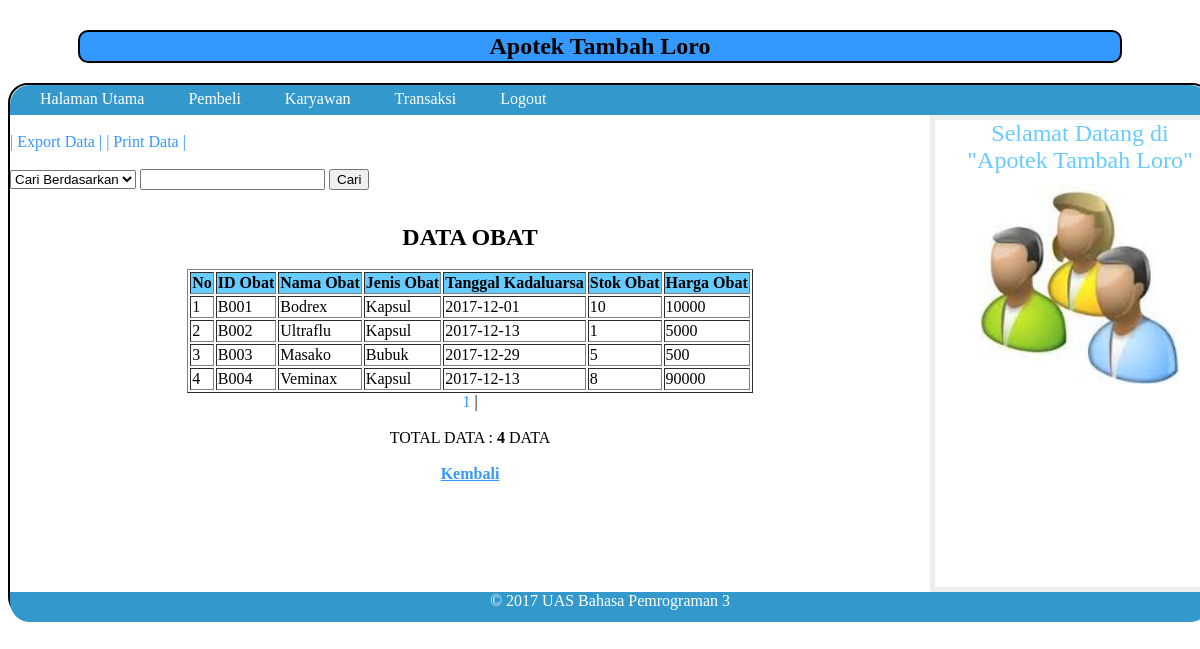
/user/obat/tampil.php, run on the app's committed database.
### tables this page shows
CREATE TABLE IF NOT EXISTS `obat` (
  `id_obat` varchar(5) NOT NULL,
  `nama_obat` varchar(30) NOT NULL,
  `jenis_obat` varchar(20) NOT NULL,
  `tgl_kadaluarsa` date NOT NULL,
  `stok_obat` varchar(20) NOT NULL,
  `harga_obat` int(11) NOT NULL,
  PRIMARY KEY (`id_obat`)
);

### user/obat/tampil.php (the view, shortened to what this page needs)
<html>
<link rel="stylesheet" type="text/css" href="../../css.css">
<body>
<center>
<h2><b> Apotek Tambah Loro </b></h2>
</center>
<div class="wrapper">
		<nav>
		<ul>
	<li><a href="../../user.php"> Halaman Utama </a></li>
    <li><a href="../pembeli/tampil.php"> Pembeli </a></li>
    <li><a href="../karyawan/tampil.php"> Karyawan</a></li>
    <li><a href="../transaksi/tampil.php"> Transaksi</a></li>
    <li><a href="../../logout.php"> Logout</a></li></aside>
   		</ul>
		</nav>
<section class="courses">
<article>
<br>
<a href='export.php'>| Export Data  | </a>
<a href='proses_print.php'>| Print Data | </a>
<br><br>
<form method="post" action="cari.php">
<select name="pilih"> <option value=""> Cari Berdasarkan </option>
                    </select>
<input type="text" name="pilihan">
<input type="submit" name="submit" value="Cari">
</form>
<center>
<br><b><font size="+2">DATA OBAT</font></b>
<br><br>
<table border="1">
<th> No </th>
<th> ID Obat </th>
<th> Nama Obat </th>
<th> Jenis Obat </th>
<th> Tanggal Kadaluarsa </th>
<th> Stok Obat </th>
<th> Harga Obat </th>
<?php
$batas=5;
$halaman=$_GET['halaman'];
if(empty($halaman)) {
	$posisi=0;
}
else {
$posisi=($halaman-1)*$batas;
}
$tampil="select * from obat order by id_obat limit $posisi,$batas";
$hasil=mysql_query($tampil);
$no=1+$posisi;
while($row=mysql_fetch_array($hasil)) {
echo"<tr><td>$no</td>";
echo"<td>$row[id_obat]</td>";
echo"<td>$row[nama_obat]</td>";
echo"<td>$row[jenis_obat]</td>";
echo"<td>$row[tgl_kadaluarsa]</td>";
echo"<td>$row[stok_obat]</td>";
echo"<td>$row[harga_obat]</td>";
$no++;
}
echo "</table>";
?>
<?php
	$tampil2 = "SELECT * FROM obat";
	$query = mysql_query($tampil2);
	$jum = mysql_num_rows($query);
	$jmlhal = ceil($jum/$batas);
for ($i=1;$i<=$jmlhal;$i++)
	if ($i != $hal)
	{
		echo"<a href='$_SERVER[PHP_SELF]?halaman=$i'> $i </a> | ";
	}
	else
	{
		echo"<b> $i </b> | ";
	}
echo "<br><br> <font color='#000'>TOTAL DATA : <b> $jum </b> DATA </font><br><br>";
?>
<?php
	echo "<a href='../../user.php'><b><u>Kembali</u></b></a>";
	?>
</center>
</article>
	</section>
    <aside>
    <section class="contact-details">
<h3><font size="+2"><center>Selamat Datang di "Apotek Tambah Loro"</center></font></h3>
	</section>
	<section class="popular-recipes">
<center><img src="../../gambar/login.jpg" width="200" height="200"></center>
	</section>
	</aside>
<footer><center>
&copy; 2017 UAS Bahasa Pemrograman 3
</center></footer>
</div>

### css.css (style rules this page uses)
.wrapper { width: 1200px; height:530px; margin: 18px auto 18px auto; border: 2px solid #000000; background-color: #ffffff; border-bottom-left-radius:20px; border-bottom-right-radius:20px; border-top-left-radius:20px; border-top-right-radius:20px; }
nav { clear: both; color: #ffffff; background-color: #3399CC; height: 30px; border-top-left-radius:20px; border-top-right-radius:20px; }
nav ul { margin: 0px; padding: 5px 0px 5px 30px; }
nav li { display: inline; margin-right: 40px; }
nav li a { color: #ffffff; }
section.courses { float: left; width: 920px; }
article { clear: both; overflow: auto; width: 100%; }
aside { width: 250px; height: 457px; float: left; padding: 0px 0px 10px 20px; border: 5px solid #eeeeee; }
a { color: #3399FF; text-decoration: none; }
h1, h2, h3 { font-weight: normal; }
h2 { padding: 1px; color: #000; background-color:#39F; border-radius:1px; border:2px solid #000; margin-left:70px; margin-right:70px; border-bottom-left-radius:10px; border-bottom-right-radius:10px; border-top-left-radius:10px; border-top-right-radius:10px; margin-top: 30px; }
h3 { margin: 0px 0px 10px 0px; color: #66CCFF; }
footer { clear: both; color: #ffffff; background-color:#3399CC; height: 30px; border-bottom-left-radius:20px; border-bottom-right-radius:20px; }
th { background:#6CF; }

### data on the page
obat: id_obat "B001", nama_obat "Bodrex", jenis_obat "Kapsul", tgl_kadaluarsa "2017-12-01", stok_obat "10", harga_obat "10000"
obat: id_obat "B002", nama_obat "Ultraflu", jenis_obat "Kapsul", tgl_kadaluarsa "2017-12-13", stok_obat "1", harga_obat "5000"
obat: id_obat "B003", nama_obat "Masako", jenis_obat "Bubuk", tgl_kadaluarsa "2017-12-29", stok_obat "5", harga_obat "500"
obat: id_obat "B004", nama_obat "Veminax", jenis_obat "Kapsul", tgl_kadaluarsa "2017-12-13", stok_obat "8", harga_obat "90000"

### other printed values
$jum "4"
